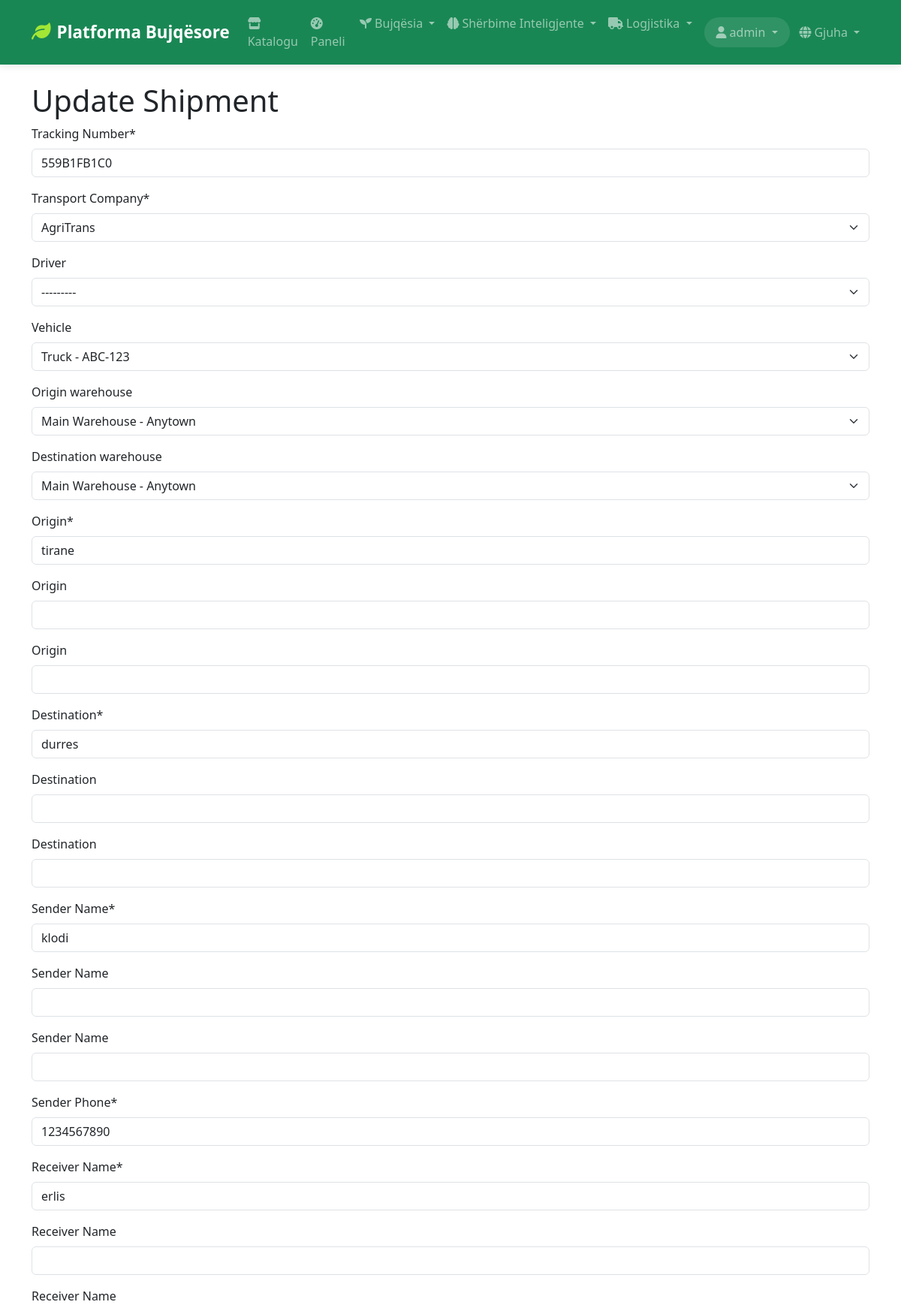
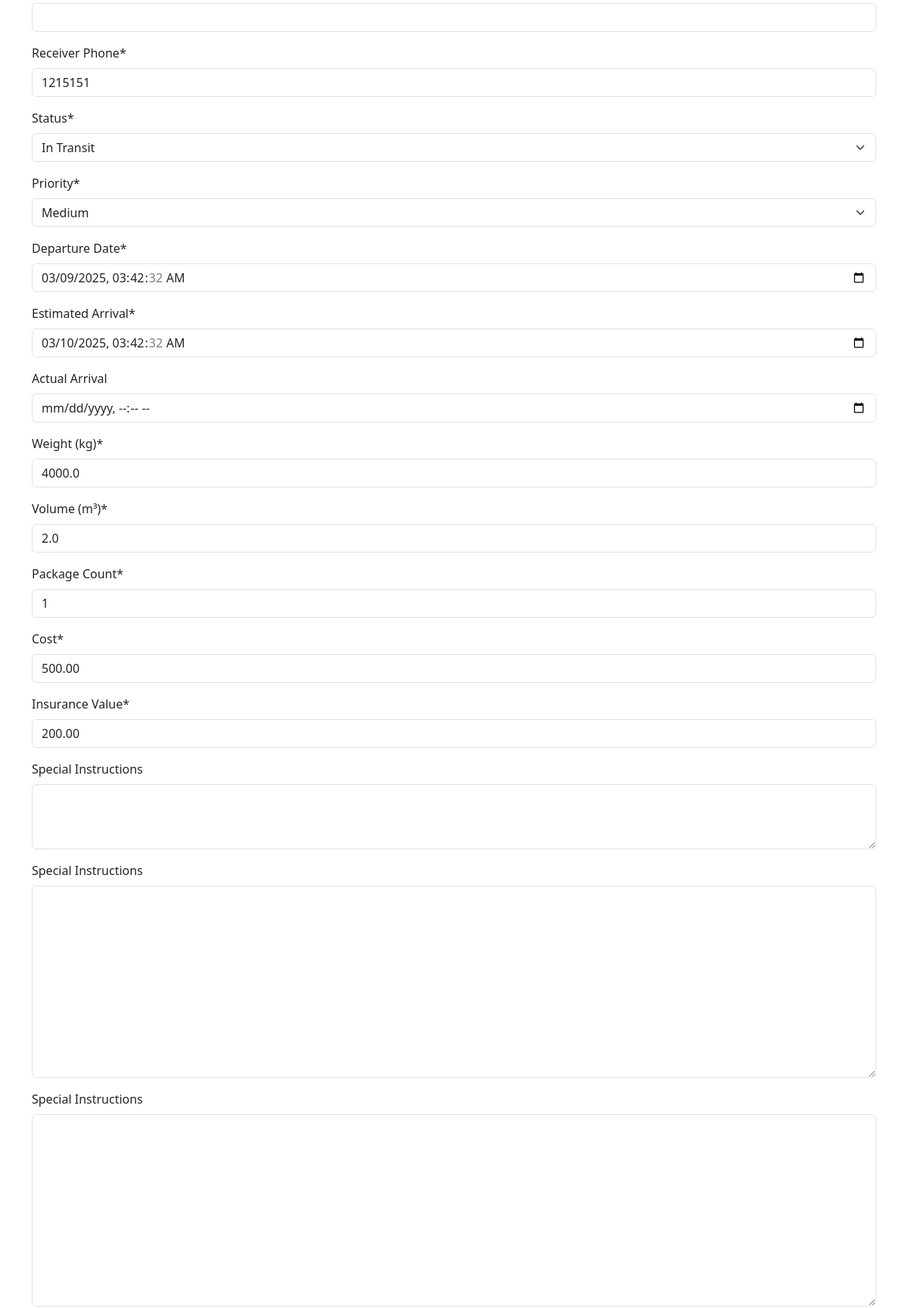
The app's page /sq/logistics/shipments/1/update/ (signed in, upper part) with its own data (2 pictures, top to bottom).
### logistics/models.py (models this page shows, shortened)
class Shipment(models.Model):
    STATUS_CHOICES = [
        ('pending', _('Pending')),
        ('picking_up', _('Picking Up')),
        ('picked_up', _('Picked Up')),
        ('in_transit', _('In Transit')),
        ('at_warehouse', _('At Warehouse')),
        ('out_for_delivery', _('Out for Delivery')),
        ('delivered', _('Delivered')),
        ('delayed', _('Delayed')),
        ('cancelled', _('Cancelled')),
    ]
    PRIORITY_CHOICES = [
        ('low', _('Low')),
        ('medium', _('Medium')),
        ('high', _('High')),
        ('urgent', _('Urgent')),
    ]
    shipment_id = models.AutoField(primary_key=True)
    tracking_number = models.CharField(max_length=50, unique=True, default=generate_tracking_number, verbose_name=_('Tracking Number'))
    company = models.ForeignKey(TransportCompany, on_delete=models.PROTECT, related_name='shipments', verbose_name=_('Transport Company'))
    driver = models.ForeignKey(Driver, on_delete=models.SET_NULL, null=True, blank=True, related_name='shipments')
    vehicle = models.ForeignKey(Vehicle, on_delete=models.SET_NULL, null=True, blank=True, related_name='shipments')
    origin_warehouse = models.ForeignKey(Warehouse, on_delete=models.SET_NULL, null=True, blank=True, related_name='outbound_shipments')
    destination_warehouse = models.ForeignKey(Warehouse, on_delete=models.SET_NULL, null=True, blank=True, related_name='inbound_shipments')
    origin = models.CharField(max_length=100, verbose_name=_('Origin'))
    origin_en = models.CharField(max_length=100, verbose_name=_('Origin'), null=True, blank=True)
    origin_sq = models.CharField(max_length=100, verbose_name=_('Origin'), null=True, blank=True)
    destination = models.CharField(max_length=100, verbose_name=_('Destination'))
    destination_en = models.CharField(max_length=100, verbose_name=_('Destination'), null=True, blank=True)
    destination_sq = models.CharField(max_length=100, verbose_name=_('Destination'), null=True, blank=True)
    sender_name = models.CharField(max_length=100, verbose_name=_('Sender Name'))
    sender_name_en = models.CharField(max_length=100, verbose_name=_('Sender Name'), null=True, blank=True)
    sender_name_sq = models.CharField(max_length=100, verbose_name=_('Sender Name'), null=True, blank=True)
    sender_phone = models.CharField(max_length=20, verbose_name=_('Sender Phone'))
    receiver_name = models.CharField(max_length=100, verbose_name=_('Receiver Name'))
    receiver_name_en = models.CharField(max_length=100, verbose_name=_('Receiver Name'), null=True, blank=True)
    receiver_name_sq = models.CharField(max_length=100, verbose_name=_('Receiver Name'), null=True, blank=True)
    receiver_phone = models.CharField(max_length=20, verbose_name=_('Receiver Phone'))
    status = models.CharField(max_length=20, choices=STATUS_CHOICES, default='pending', verbose_name=_('Status'))
    priority = models.CharField(max_length=10, choices=PRIORITY_CHOICES, default='medium', verbose_name=_('Priority'))
    departure_date = models.DateTimeField(default=timezone.now, verbose_name=_('Departure Date'))
    estimated_arrival = models.DateTimeField(default=default_estimated_arrival, verbose_name=_('Estimated Arrival'))
    actual_arrival = models.DateTimeField(null=True, blank=True, verbose_name=_('Actual Arrival'))
    weight = models.FloatField(default=0, validators=[MinValueValidator(0)], verbose_name=_('Weight (kg)'))
    volume = models.FloatField(default=0, validators=[MinValueValidator(0)], verbose_name=_('Volume (m³)'))
    package_count = models.IntegerField(default=1, validators=[MinValueValidator(1)], verbose_name=_('Package Count'))
    cost = models.DecimalField(max_digits=10, decimal_places=2, default=Decimal('0.00'), verbose_name=_('Cost'))
    insurance_value = models.DecimalField(max_digits=10, decimal_places=2, default=Decimal('0.00'), verbose_name=_('Insurance Value'))
    special_instructions = models.TextField(blank=True, null=True, verbose_name=_('Special Instructions'))
    special_instructions_en = models.TextField(blank=True, null=True, verbose_name=_('Special Instructions'))
    special_instructions_sq = models.TextField(blank=True, null=True, verbose_name=_('Special Instructions'))
    current_location = models.CharField(max_length=100, blank=True, null=True, verbose_name=_('Current Location'))
    class Meta:
        verbose_name = _('Shipment')
        verbose_name_plural = _('Shipments')

class TransportCompany(models.Model):
    company_id = models.AutoField(primary_key=True)
    name = models.CharField(max_length=100, verbose_name=_('Name'))
    name_en = models.CharField(max_length=100, verbose_name=_('Name'), null=True, blank=True)
    name_sq = models.CharField(max_length=100, verbose_name=_('Name'), null=True, blank=True)
    contact_person = models.CharField(max_length=100, verbose_name=_('Contact Person'))
    contact_person_en = models.CharField(max_length=100, verbose_name=_('Contact Person'), null=True, blank=True)
    contact_person_sq = models.CharField(max_length=100, verbose_name=_('Contact Person'), null=True, blank=True)
    contact_email = models.EmailField(verbose_name=_('Contact Email'))
    contact_phone = models.CharField(max_length=20, verbose_name=_('Contact Phone'))
    address = models.TextField(verbose_name=_('Address'))
    address_en = models.TextField(verbose_name=_('Address'), null=True, blank=True)
    address_sq = models.TextField(verbose_name=_('Address'), null=True, blank=True)
    registration_number = models.CharField(max_length=50, verbose_name=_('Registration Number'))
    tax_number = models.CharField(max_length=50, verbose_name=_('Tax Number'))
    website = models.URLField(blank=True, null=True, verbose_name=_('Website'))
    is_active = models.BooleanField(default=True, verbose_name=_('Is Active'))
    class Meta:
        verbose_name = _('Transport Company')
        verbose_name_plural = _('Transport Companies')
    def __str__(self):
        return self.name

class Driver(models.Model):
    driver_id = models.AutoField(primary_key=True)
    user = models.OneToOneField(settings.AUTH_USER_MODEL, on_delete=models.CASCADE, related_name='driver_profile')
    company = models.ForeignKey(TransportCompany, on_delete=models.CASCADE, related_name='drivers')
    license_number = models.CharField(max_length=50, verbose_name=_('License Number'))
    license_expiry = models.DateField(verbose_name=_('License Expiry Date'))
    phone = models.CharField(max_length=20, verbose_name=_('Phone Number'))
    emergency_contact = models.CharField(max_length=100, verbose_name=_('Emergency Contact'))
    emergency_contact_en = models.CharField(max_length=100, verbose_name=_('Emergency Contact'), null=True, blank=True)
    emergency_contact_sq = models.CharField(max_length=100, verbose_name=_('Emergency Contact'), null=True, blank=True)
    emergency_phone = models.CharField(max_length=20, verbose_name=_('Emergency Phone'))
    is_available = models.BooleanField(default=True, verbose_name=_('Is Available'))
    class Meta:
        verbose_name = _('Driver')
        verbose_name_plural = _('Drivers')
    def __str__(self):
        return f"{self.user.get_full_name()} - {self.license_number}"

class Vehicle(models.Model):
    VEHICLE_TYPES = [
        ('truck', _('Truck')),
        ('van', _('Van')),
        ('refrigerated', _('Refrigerated Truck')),
        ('pickup', _('Pickup Truck')),
    ]
    vehicle_id = models.AutoField(primary_key=True)
    company = models.ForeignKey(TransportCompany, on_delete=models.CASCADE, related_name='vehicles')
    vehicle_type = models.CharField(max_length=50, choices=VEHICLE_TYPES, verbose_name=_('Vehicle Type'))
    plate_number = models.CharField(max_length=20, unique=True, verbose_name=_('Plate Number'))
    model = models.CharField(max_length=100, verbose_name=_('Model'))
    model_en = models.CharField(max_length=100, verbose_name=_('Model'), null=True, blank=True)
    model_sq = models.CharField(max_length=100, verbose_name=_('Model'), null=True, blank=True)
    year = models.IntegerField(verbose_name=_('Year'))
    capacity = models.FloatField(validators=[MinValueValidator(0)], verbose_name=_('Capacity (kg)'))
    availability = models.BooleanField(default=True, verbose_name=_('Is Available'))
    last_maintenance = models.DateField(verbose_name=_('Last Maintenance Date'))
    next_maintenance = models.DateField(verbose_name=_('Next Maintenance Date'))
    insurance_expiry = models.DateField(verbose_name=_('Insurance Expiry Date'))
    current_location = models.CharField(max_length=100, blank=True, null=True, verbose_name=_('Current Location'))
    current_location_en = models.CharField(max_length=100, blank=True, null=True, verbose_name=_('Current Location'))
    current_location_sq = models.CharField(max_length=100, blank=True, null=True, verbose_name=_('Current Location'))
    class Meta:
        verbose_name = _('Vehicle')
        verbose_name_plural = _('Vehicles')
    def __str__(self):
        return f"{self.get_vehicle_type_display()} - {self.plate_number}"

### logistics/views.py (the view)
# urls.py: path('shipments/<int:pk>/update/', views.ShipmentUpdateView.as_view(), name='shipment_update'),
class ShipmentUpdateView(LogisticsStaffRequiredMixin, SuccessMessageMixin, UpdateView):
    model = Shipment
    form_class = ShipmentForm
    template_name = 'logistics/shipment_form.html'
    success_url = reverse_lazy('logistics:shipment_list')
    success_message = _("Shipment was updated successfully")

### logistics/forms.py (shortened to what this page needs)
class ShipmentForm(forms.ModelForm):
    class Meta:
        model = Shipment
        fields = '__all__'
        widgets = {
            'departure_date': DateTimeInput(),
            'estimated_arrival': DateTimeInput(),
            'actual_arrival': DateTimeInput(),
            'special_instructions': forms.Textarea(attrs={'rows': 3}),
            'is_hazardous': forms.CheckboxInput(attrs={'class': 'form-check-input'}),
            'requires_refrigeration': forms.CheckboxInput(attrs={'class': 'form-check-input'}),
        }
    def __init__(self, *args, **kwargs):
        super().__init__(*args, **kwargs)
        self.fields['driver'].queryset = Driver.objects.filter(is_available=True)
        self.fields['vehicle'].queryset = Vehicle.objects.filter(availability=True)
        warehouse_queryset = Warehouse.objects.filter(is_active=True)
        self.fields['origin_warehouse'].queryset = warehouse_queryset
        self.fields['destination_warehouse'].queryset = warehouse_queryset

### core/context_processors.py (called while the page is built)
def site_context(request):
    context = {
        'site_name': 'Platforma Bujqësore',
        'site_description': 'Platforma moderne për fermerët dhe blerësit',
        'current_site': Site.objects.get_current() if hasattr(Site, 'objects') else None,
    }
    if hasattr(request, 'user') and request.user.is_authenticated:
        try:
            from marketplace.models import Cart
            cart = Cart.objects.filter(user=request.user).first()
            context['cart_item_count'] = cart.item_count if cart else 0
        except:
            context['cart_item_count'] = 0
    else:
        context['cart_item_count'] = 0
    return context

### logistics/models.py (called while the page is built)
    def __str__(self):
        return f"{self.name} - {self.location}"

### logistics/views.py (called while the page is built)
    def test_func(self):
        return self.request.user.is_staff or hasattr(self.request.user, 'driver_profile')

### marketplace/models.py (called while the page is built)
    @property
    def item_count(self):
        return self.items.count()

### templates/logistics/shipment_form.html (shortened to what this page needs)
{% extends 'base.html' %}
{% load crispy_forms_tags %}
{% block content %}
  <h1>{% if object %}Update{% else %}Create{% endif %} Shipment</h1>
  <form method="post">
    {{ form|crispy }}
  </form>
{% endblock %}

### templates/base.html (shortened to what this page needs)
<!DOCTYPE html>
<html lang="sq">
<head>
    {% load i18n %}
    <link href="https://cdn.jsdelivr.net/npm/bootstrap@5.3.0/dist/css/bootstrap.min.css" rel="stylesheet">
    <link href="https://cdnjs.cloudflare.com/ajax/libs/font-awesome/6.0.0/css/all.min.css" rel="stylesheet">
    {% load static %}
    <link href="{% static 'css/style.css' %}" rel="stylesheet">
</head>
<body>
    <nav class="navbar navbar-expand-lg navbar-dark bg-success">
        <div class="container">
            <a class="navbar-brand" href="{% url 'home' %}">
                <i class="fas fa-leaf me-2"></i>{% trans "Platforma Bujqësore" %}
            </a>
            <div class="collapse navbar-collapse" id="navbarNav">
                <ul class="navbar-nav me-auto">
                    <li class="nav-item">
                        <a class="nav-link" href="{% url 'product:list' %}">
                            <i class="fas fa-store me-1"></i>{% trans "Katalogu" %}
                        </a>
                    </li>
                    {% if user.is_authenticated %}
                        {% if user.farmer_profile %}
                            <li class="nav-item">
                                <a class="nav-link" href="{% url 'farmer:dashboard' %}">
                                    <i class="fas fa-tachometer-alt me-1"></i>{% trans "Paneli" %}
                                </a>
                            </li>
                            <li class="nav-item dropdown">
                                <a class="nav-link dropdown-toggle" href="#" id="farmerDropdown" role="button" data-bs-toggle="dropdown">
                                    <i class="fas fa-seedling me-1"></i>{% trans "Bujqësia" %}
                                </a>
                            </li>
                            <li class="nav-item dropdown">
                                <a class="nav-link dropdown-toggle" href="#" id="smartServicesDropdown" role="button" data-bs-toggle="dropdown">
                                    <i class="fas fa-brain me-1"></i>{% trans "Shërbime Inteligjente" %}
                                </a>
                            </li>
                        {% endif %}
                        <li class="nav-item dropdown">
                            <a class="nav-link dropdown-toggle" href="#" id="logisticsDropdown" role="button" data-bs-toggle="dropdown">
                                <i class="fas fa-truck me-1"></i>{% trans "Logjistika" %}
                            </a>
                        </li>
                    {% endif %}
                </ul>
                <ul class="navbar-nav">
                    {% if user.is_authenticated %}
                        <li class="nav-item dropdown">
                            <a class="nav-link dropdown-toggle" href="#" id="userDropdown" role="button" data-bs-toggle="dropdown">
                                <i class="fas fa-user me-1"></i>{{ user.get_full_name|default:user.username }}
                            </a>
                        </li>
                        <li class="nav-item dropdown">
                            <a class="nav-link dropdown-toggle" href="#" id="languageDropdown" role="button" data-bs-toggle="dropdown">
                                <i class="fas fa-globe me-1"></i>{% trans "Gjuha" %}
                            </a>
                        </li>
                    {% endif %}
                </ul>
            </div>
        </div>
    </nav>
    <main class="container py-4">
        {% block content %}
        {% endblock %}
    </main>
</body>
</html>

### static/css/style.css (style rules this page uses)
:root { --primary-color: #198754; --secondary-color: #6c757d; --light-bg: #f8f9fa; }
body { min-height: 100vh; display: flex; flex-direction: column; }
main { flex: 1; }
.navbar-brand i { color: #a3e635; }
.navbar { box-shadow: 0 2px 10px rgba(0,0,0,0.1); transition: all 0.3s ease; }
.navbar-brand { font-weight: 600; font-size: 1.4rem; }
.navbar-brand i { color: #a3e635; font-size: 1.6rem; }
.navbar-nav .nav-link { position: relative; transition: all 0.3s ease; font-weight: 500; padding: 0.7rem 1rem; }
.navbar-nav .nav-link i { transition: all 0.3s ease; }
#userDropdown { background: rgba(255,255,255,0.1); border-radius: 25px; padding: 0.5rem 1rem; margin-left: 0.5rem; }
#languageDropdown { border-radius: 20px; padding: 0.5rem 0.8rem; }
html { scroll-behavior: smooth; }

### records on screen
Shipment: tracking_number "559B1FB1C0", origin_warehouse "Main Warehouse - Anytown", destination_warehouse "Main Warehouse - Anytown", origin "tirane", destination "durres", sender_name "klodi", sender_phone "1234567890", receiver_name "erlis", receiver_phone "1215151", status "In Transit", priority "Medium", departure_date "03/09/2025 03:42:32", estimated_arrival "03/10/2025 03:42:32", weight "4000.0", volume "2.0", package_count "1", cost "500.00", insurance_value "200.00"
TransportCompany: company "AgriTrans"
Driver: driver "---------"
Vehicle: vehicle "Truck - ABC-123"

### other values on screen
{{ user.get_full_name|default:user.username }} "admin"
